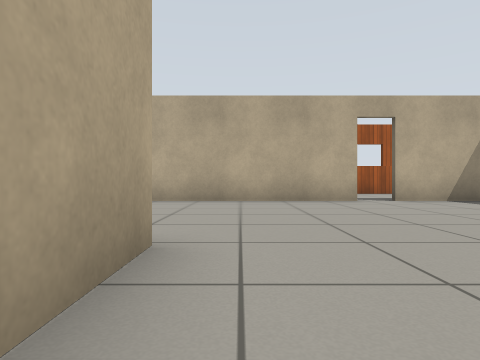
View 1 (above)

24 first-person views from a walk through a Gazebo world. The camera is 0.5 m above the floor, looks level and sees 75° across. The floor is counted in squares, 1 m on a side. Each view is taken from the middle of a square. On the plan, view 1 faces up. The plan holds only what a view shows up to about 9 squares ahead; the rest is blank. The place goes on beyond the plan. Gazebo's built-in surfaces are drawn with simple patterns.

View 2
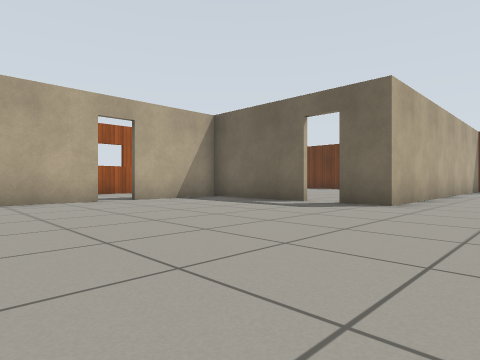

View 3
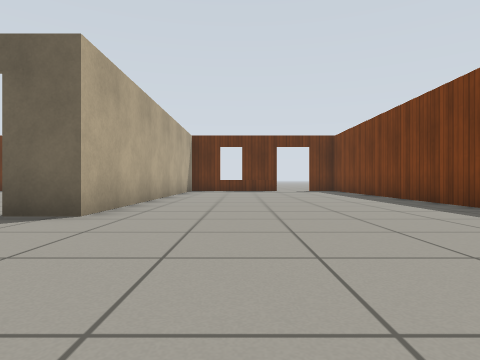

View 4
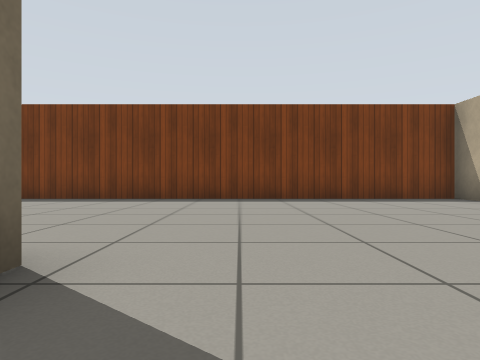

View 5
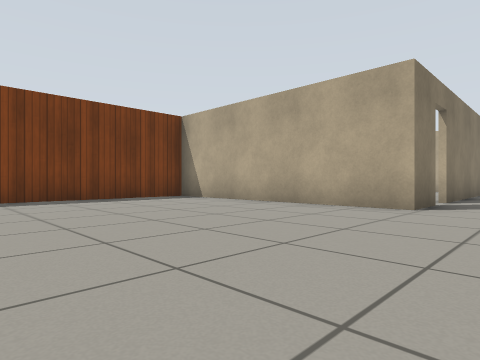

View 6
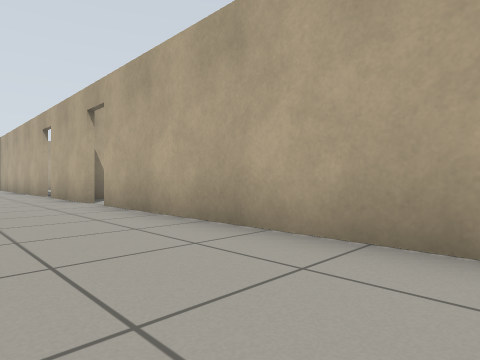

View 7
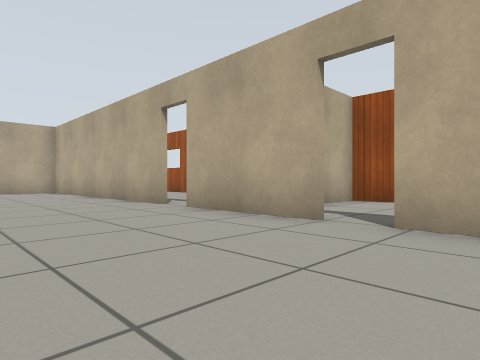

View 8
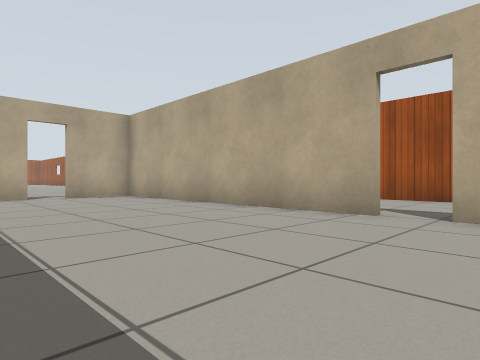

View 9
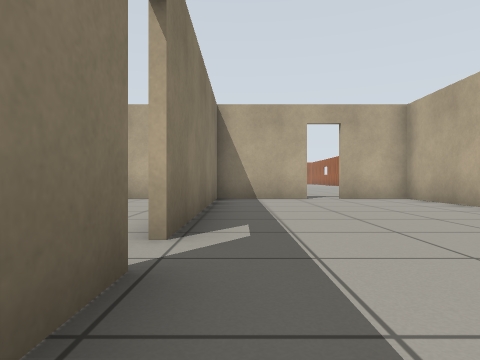

View 10
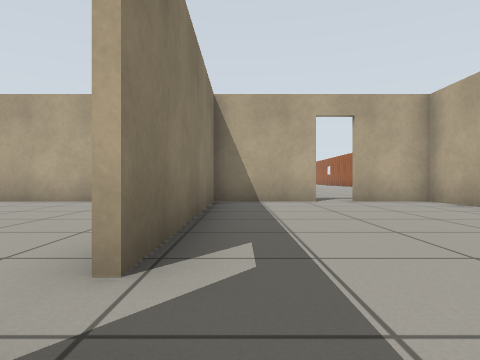

View 11
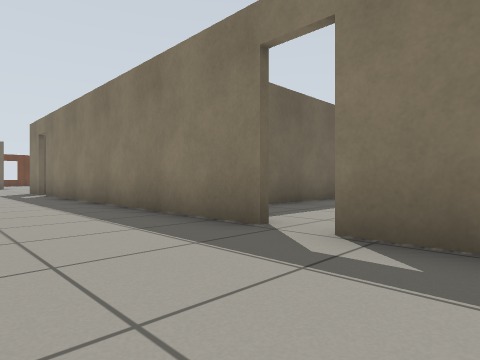

View 12
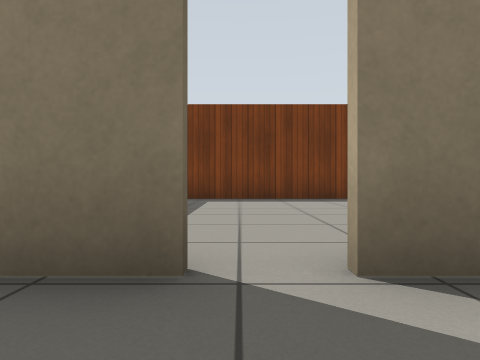

View 13
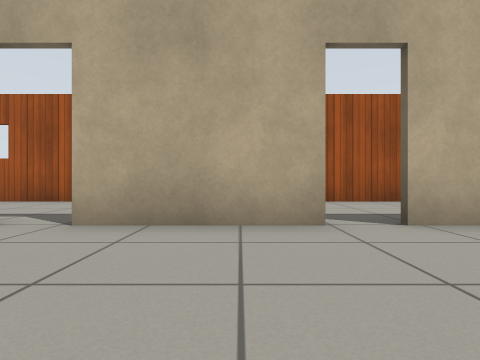

View 14
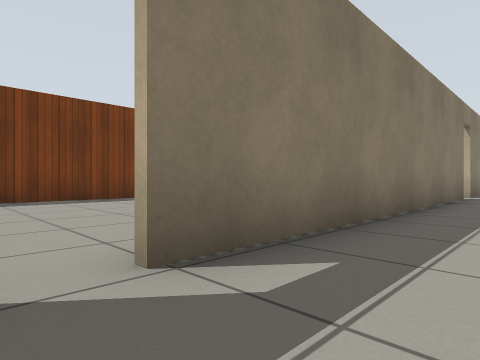

View 15
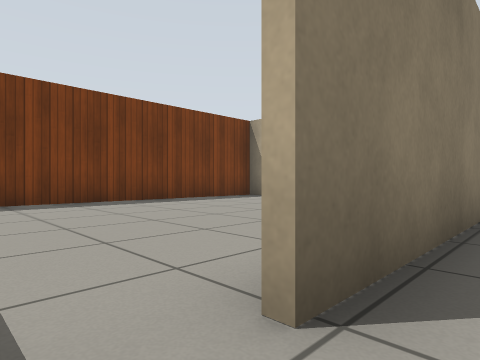

View 16
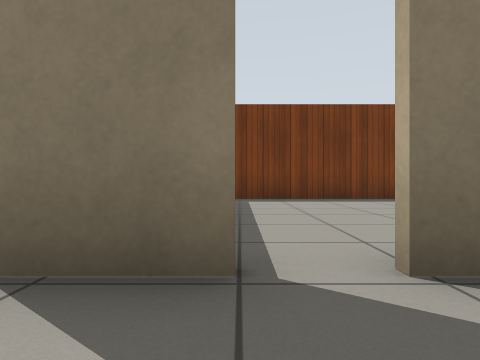

View 17
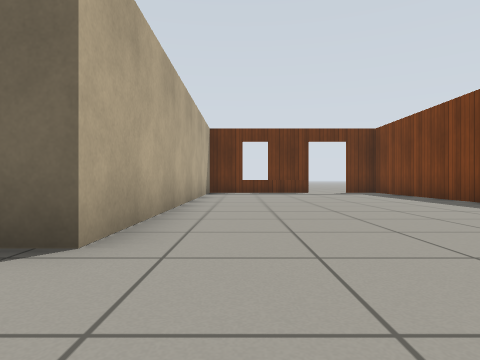

View 18
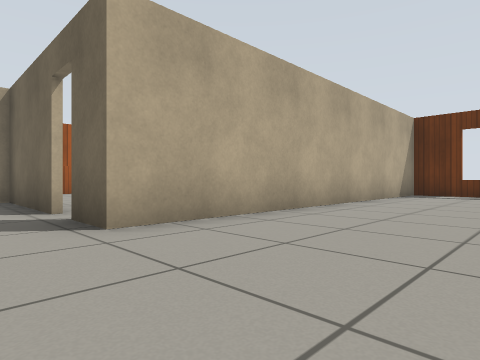

View 19
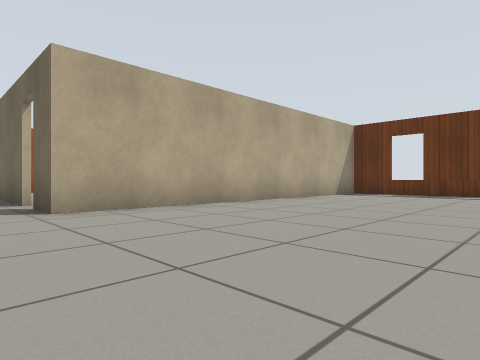

View 20
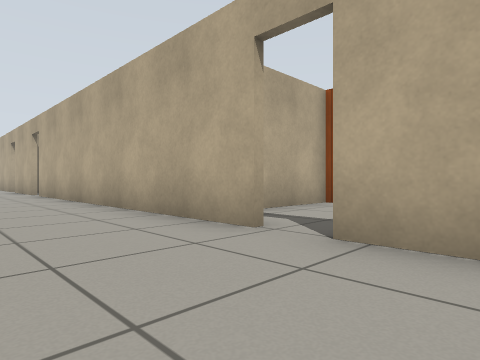

View 21
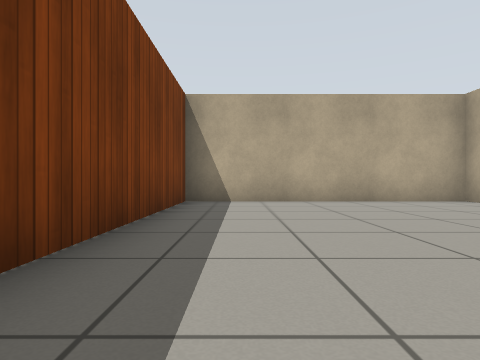

View 22
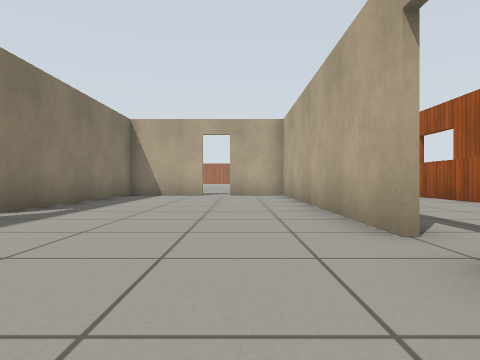

View 23
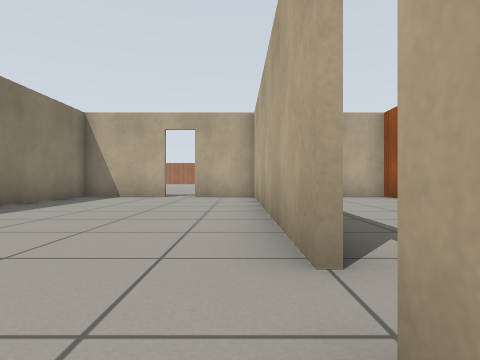

View 24
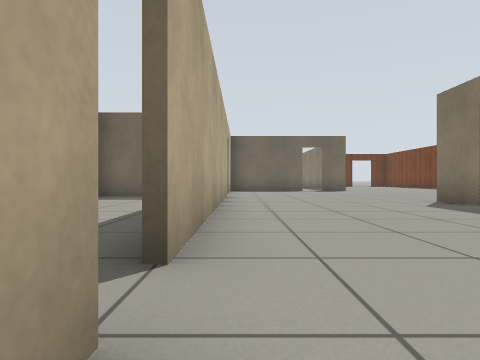

### Floor plan
Ten units are one square. View 1 is at (0, 0); x grows to the right and y downward. Boxes are objects, and circles mark ways between rooms. Rooms are numbered by the first view taken in them; rooms with no view inside come last. Other rooms are left out.
<svg viewBox="-188 -82 328 130">
<path fill="none" stroke="#000" d="M-20 -24 -7 -24 -7 43 130 43M29 -74 -62 -74M63 -41 63 -74 36 -74M-70 -74 -99 -74M-106 -74 -183 -74 -183 -56M-118 -24 -28 -24M135 -22 63 -22 63 -32M-183 -49 -183 -24 -125 -24M-99 28 -99 -1M-183 -22 -183 43 -106 43M-75 43 -19 43"/>
<circle cx="-120" cy="-20" r="3" fill="#2a7"/>
<circle cx="-25" cy="-20" r="3" fill="#2a7"/>
<text x="-10" y="-30">1</text>
<text x="-140" y="10">2</text>
<text x="-60" y="10">3</text>
</svg>
Room 1 opens to room 2. Room 1 opens to room 3.

Where each view was taken, in squares from view 1:
view 1: 0 up, 0 right, facing up
view 2: 0 up, 0 right, facing up-right
view 3: 0 up, 2 right, facing right
view 4: 4 up, 5 right, facing down
view 5: 4 up, 5 right, facing down-left
view 6: 5 up, 0 right, facing up-left
view 7: 4 up, 5 left, facing up-left
view 8: 3 up, 9 left, facing up-left
view 9: 3 up, 10 left, facing left
view 10: 3 up, 11 left, facing left
view 11: 5 up, 14 left, facing down-right
view 12: 4 up, 12 left, facing down
view 13: 4 up, 8 left, facing up
view 14: 4 up, 2 left, facing down-left
view 15: 3 up, 2 left, facing down-left
view 16: 4 up, 2 left, facing down
view 17: 1 up, 4 right, facing right
view 18: 1 down, 5 right, facing up-right
view 19: 3 down, 5 right, facing up-right
view 20: 5 up, 5 right, facing up-left
view 21: 3 down, 11 left, facing left
view 22: 6 up, 8 left, facing left
view 23: 7 up, 9 left, facing left
view 24: 7 up, 8 left, facing right
